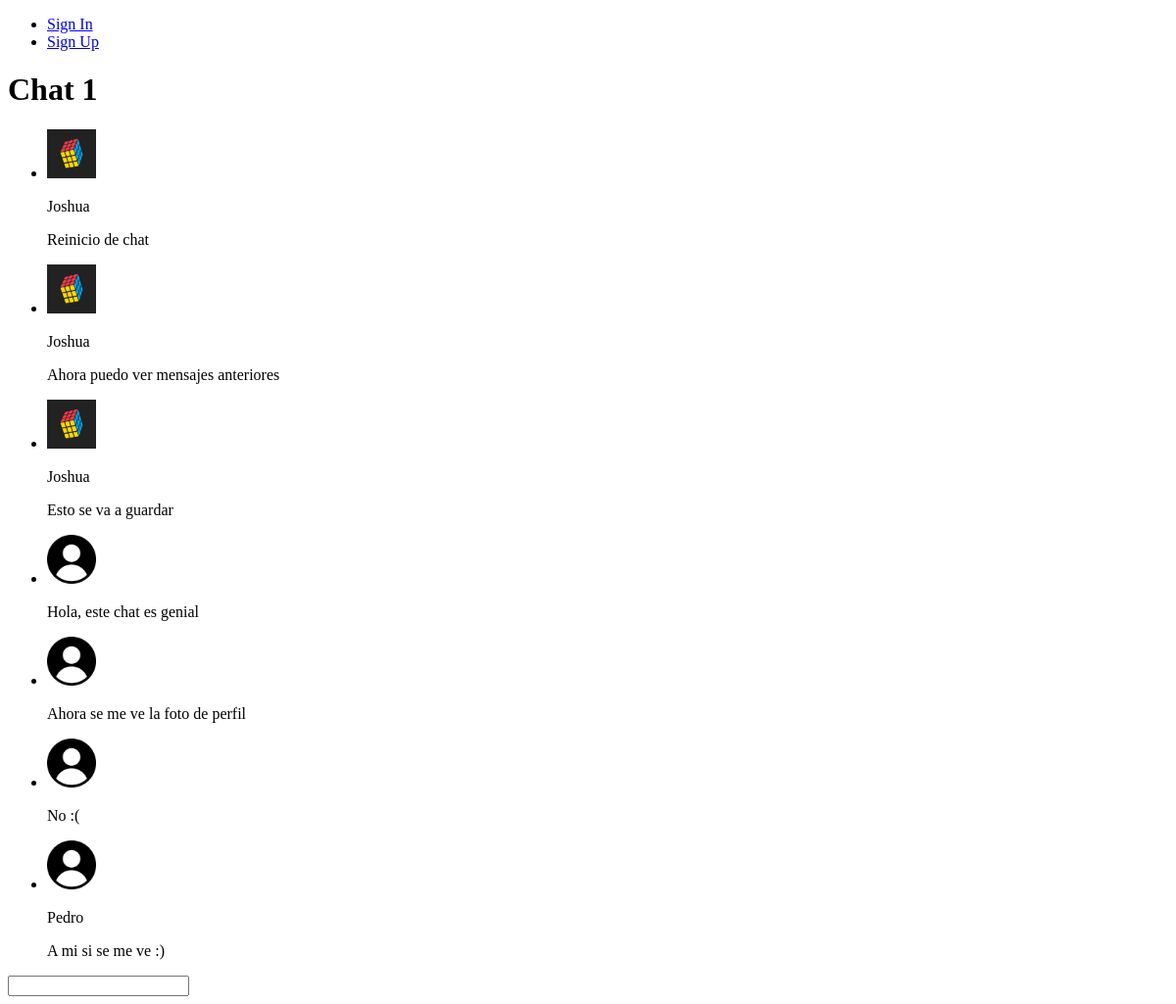
Before: /chat/1 with the older database file.
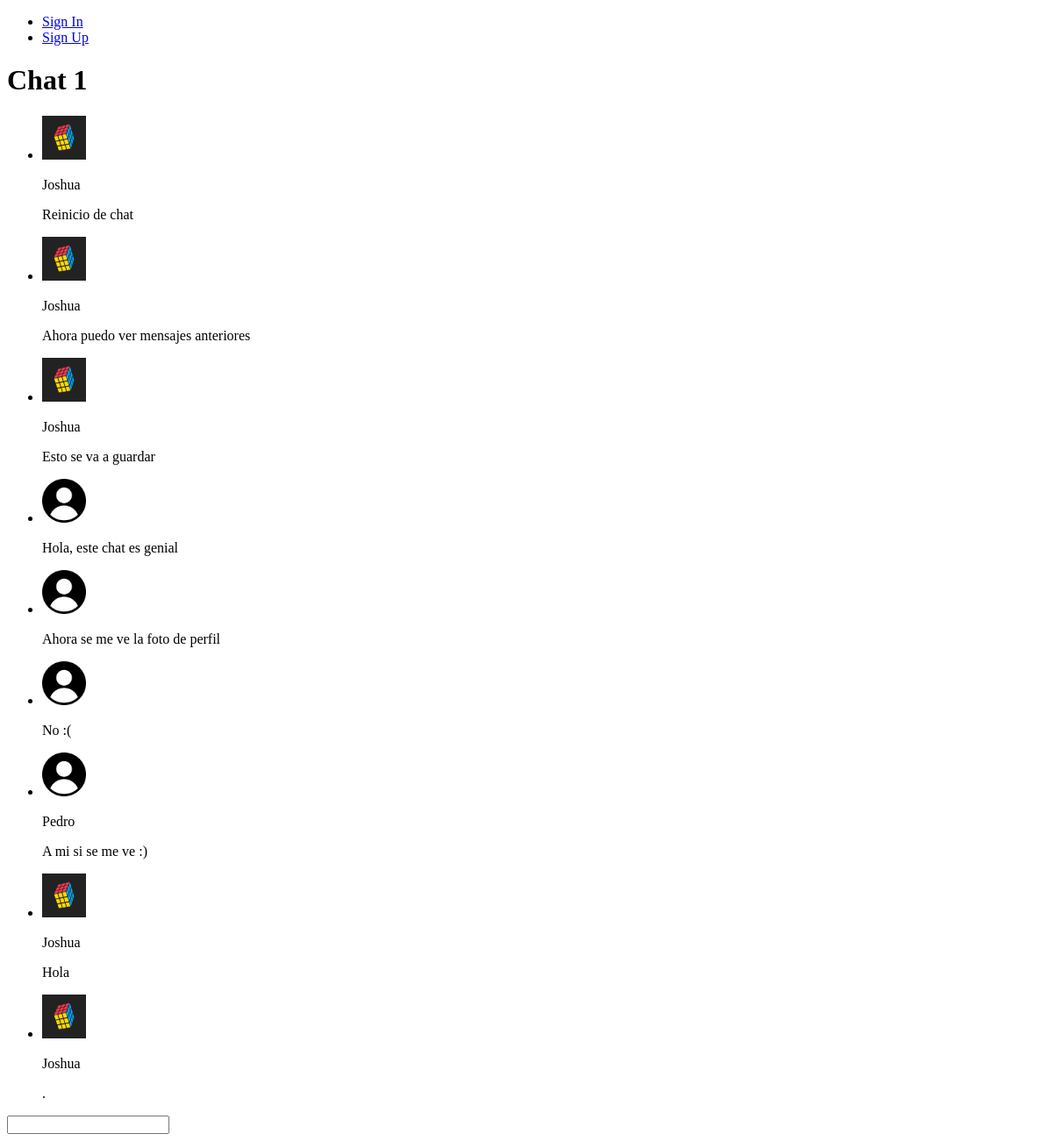
After: the same page with the newer database file.
### chat/models.py (models this page shows, shortened)
class Message(models.Model):
    sender = models.ForeignKey(Profile, related_name='messages_sents', on_delete=models.SET_NULL, null=True)
    chat = models.ForeignKey(Chat, related_name='messages', on_delete=models.CASCADE, default=None)
    date_sent = models.DateTimeField(auto_now_add=True)
    text = models.TextField()
    file = models.FileField(upload_to='chat/chat_files', blank=True, default=None)
    class Meta:
        ordering = ('date_sent',)

class Profile(models.Model):
    user = models.OneToOneField(User, on_delete=models.CASCADE)
    img = models.ImageField(upload_to='chat/profile_pics/', default='chat/profile_pics/default_profile_logo.png', blank=True)

### chat/views.py (the view)
# urls.py: path(('chat/<int:id>'), views.chat_interaction_view, name='chat_interaction_view'),
def chat_interaction_view(request, id):
    messages = Message.objects.filter(chat=id)
    current_chat = Chat.objects.get(id=id)
    if request.method == 'POST':
        form = MessageForm(request.POST)
        if form.is_valid():
            message = form.save(commit=False)
            message.chat = current_chat
            message.sender = request.user.profile
            message.save()
            form = MessageForm()
    else:
        form = MessageForm()
    context = {'messages': messages, 'chat': current_chat, 'form': form}
    return render(request, 'chat.html', context)

### chat/forms.py
class MessageForm(forms.ModelForm):
    class Meta:
        model = Message
        fields = ['text']

### chat/templates/chat.html (shortened to what this page needs)
{% extends "base.html" %}
{% block content %}
    <h1>
        {{ chat.name }}
    </h1>
    <div>
      <ul id="messages">
      {% for message in messages %}
        <li>
          <img src="{{ message.sender.img.url }}"
          onerror="this.onerror=null;this.src='/media/chat/profile_pics/default_profile_logo.png';"
          width="50" height="50">
          <p>{{ message.sender.user.username }}</p>
          <p>{{ message.text }}</p>
        </li>
      {% endfor %}
      </ul>
    </div>
    <form id="form">
      <input type="text" name="message"/>
    </form>
{% endblock %}

Changed rows visible on the page:
added Message: sender.img (picture), sender.user.username "Joshua", text "Hola"
added Message: sender.img (picture), sender.user.username "Joshua", text "."
